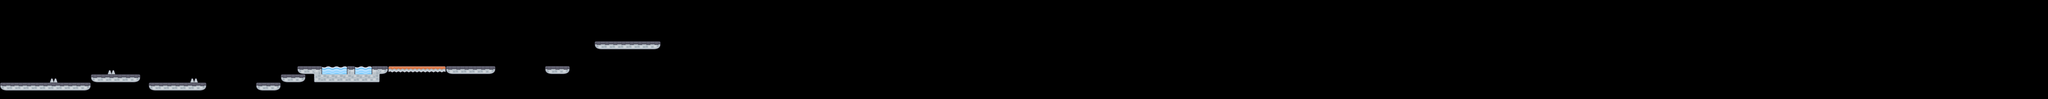

Rendered tile map (Tiled .tmx) drawn with the repository's tilesets; below, a short description and the map source with its tile grids summarised:
An orthogonal 248x12 tile map with 64x64 px tiles, 6 tile layers (Decor, Ground, Sand, Water, ...) and 5 objects.

<map version="1.10" tiledversion="1.11.2" orientation="orthogonal" renderorder="right-down" width="248" height="12" tilewidth="64" tileheight="64" infinite="0" nextlayerid="9" nextobjectid="13">
 <tileset firstgid="1" source="ground.tsx" />
 <layer id="1" name="Decor" width="248" height="12">
  <data>[2976 cells, 0 non-empty, 0 distinct tile ids]</data>
 </layer>
 <layer id="2" name="Ground" width="248" height="12">
  <data>[2976 cells, 61 non-empty, 9 distinct tile ids]</data>
 </layer>
 <objectgroup id="8" name="Exit">
  <object id="10" gid="16" x="4976" y="320" width="141.333" height="144" />
 </objectgroup>
 <layer id="7" name="Sand" width="248" height="12">
  <data>[2976 cells, 7 non-empty, 3 distinct tile ids]</data>
 </layer>
 <layer id="6" name="Water" width="248" height="12">
  <data>[2976 cells, 5 non-empty, 1 distinct tile ids]</data>
 </layer>
 <layer id="3" name="Traps" width="248" height="12">
  <data>[2976 cells, 3 non-empty, 1 distinct tile ids]</data>
 </layer>
 <objectgroup id="4" name="MovingPlatforms">
  <object id="7" gid="146" x="1660.66" y="774.334" width="78" height="74.3333">
   <properties>
    <property name="direction" value="horizontal" />
    <property name="distance" type="int" value="256" />
    <property name="platform_type" value="platform" />
    <property name="speed" type="float" value="3" />
   </properties>
  </object>
  <object id="8" gid="146" x="3861" y="648.167" width="78" height="74.3333">
   <properties>
    <property name="direction" value="horizontal" />
    <property name="distance" type="int" value="256" />
    <property name="platform_type" value="platform" />
    <property name="speed" type="float" value="3" />
   </properties>
  </object>
  <object id="9" gid="146" x="4469" y="393.622" width="78" height="74.3333">
   <properties>
    <property name="direction" value="vertical" />
    <property name="distance" type="int" value="256" />
    <property name="platform_type" value="platform" />
    <property name="speed" type="float" value="3" />
   </properties>
  </object>
  <object id="11" x="3754.67" y="256" width="81.3333" height="64">
   <properties>
    <property name="direction" value="horizontal" />
    <property name="distance" type="int" value="256" />
    <property name="platform_type" value="platform" />
    <property name="speed" type="float" value="3" />
   </properties>
  </object>
 </objectgroup>
 <layer id="5" name="Platforms" width="248" height="12">
  <data>[2976 cells, 0 non-empty, 0 distinct tile ids]</data>
 </layer>
</map>
